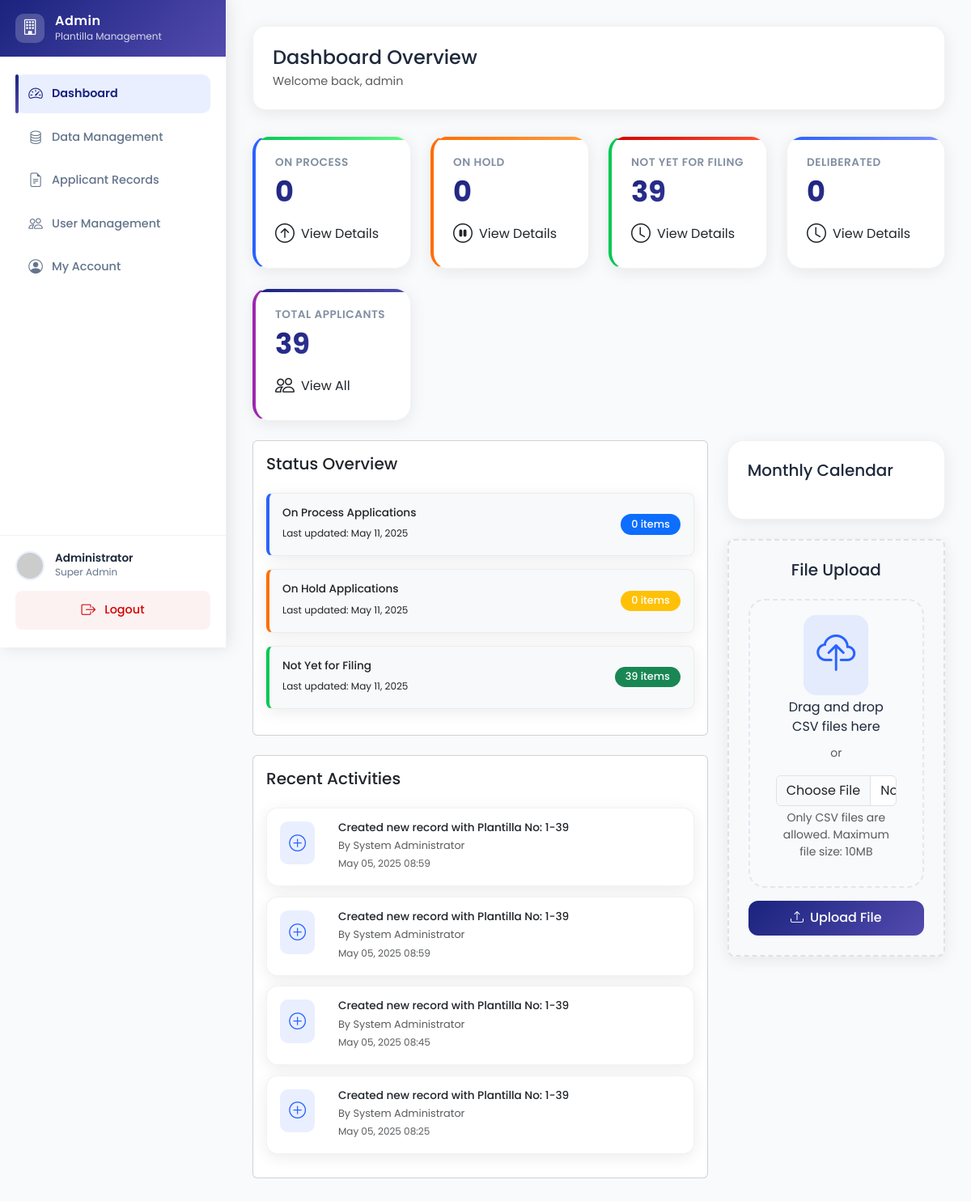
/admin/dashboard.php (signed in), run on an earlier commit of the app's database.
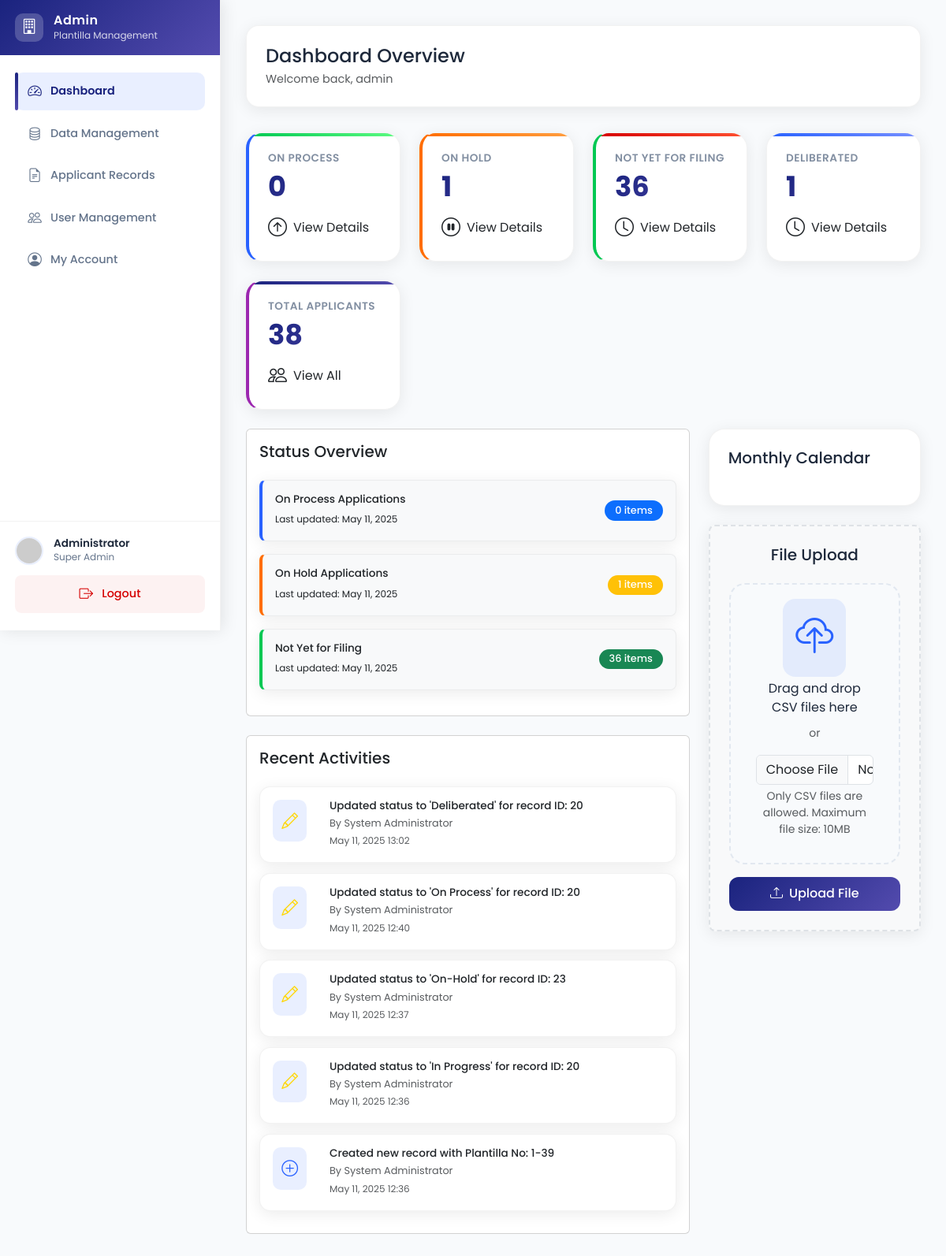
And on a later commit of the database.
### tables this page shows
CREATE TABLE `activity_logs` (
  `id` int(11) NOT NULL,
  `user_id` int(11) NOT NULL,
  `activity_type` enum('login','logout','create','update','delete','upload','download') NOT NULL,
  `description` text DEFAULT NULL,
  `ip_address` varchar(45) DEFAULT NULL,
  `created_at` timestamp NOT NULL DEFAULT current_timestamp()
);

CREATE TABLE `users` (
  `id` int(11) NOT NULL,
  `username` varchar(50) NOT NULL,
  `password` varchar(255) NOT NULL,
  `email` varchar(100) NOT NULL,
  `first_name` varchar(50) NOT NULL,
  `last_name` varchar(50) NOT NULL,
  `role` enum('admin','manager','user') NOT NULL DEFAULT 'user',
  `status` enum('active','inactive') NOT NULL DEFAULT 'active',
  `photo` varchar(255) DEFAULT NULL,
  `last_login` datetime DEFAULT NULL,
  `created_at` timestamp NOT NULL DEFAULT current_timestamp(),
  `updated_at` timestamp NOT NULL DEFAULT current_timestamp() ON UPDATE current_timestamp()
);

### admin/dashboard.php (the view, shortened to what this page needs)
<?php
include '../dbconnection.php';
$stmt = $conn->prepare("
    SELECT
        COUNT(CASE WHEN status = 'On Process' THEN 1 END) as on_process,
        COUNT(CASE WHEN status = 'On-Hold' THEN 1 END) as on_hold,
        COUNT(CASE WHEN status = 'Not Yet for Filing' THEN 1 END) as not_yet_filing,
        COUNT(CASE WHEN status = 'Deliberated' THEN 1 END) as deliberated,
        COUNT(*) as total_applicants
    FROM records
");
$stmt->execute();
$stats = $stmt->get_result()->fetch_assoc();
$stmt = $conn->prepare("
    SELECT al.*, u.first_name, u.last_name
    FROM activity_logs al
    JOIN users u ON al.user_id = u.id
    ORDER BY al.created_at DESC
    LIMIT 5
");
$stmt->execute();
$recent_activities = $stmt->get_result()->fetch_all(MYSQLI_ASSOC);
?>
<!DOCTYPE html>
<html lang="en">
<head>
    <link href="https://cdn.jsdelivr.net/npm/bootstrap@5.3.0/dist/css/bootstrap.min.css" rel="stylesheet">
    <link rel="stylesheet" href="https://cdn.jsdelivr.net/npm/bootstrap-icons@1.11.0/font/bootstrap-icons.css">
    <link rel="stylesheet" href="https://cdn.jsdelivr.net/npm/fullcalendar@5.11.0/main.min.css">
    <link rel="stylesheet" href="../assets/css/styles.css">
</head>
<body>
    <div class="sidebar" id="sidebar">
        <div class="sidebar-header">
            <div class="logo">
                <i class="bi bi-building"></i>
            </div>
            <div class="title">
                <h4>Admin</h4>
                <p>Plantilla Management</p>
            </div>
        </div>
        <div class="sidebar-content">
            <ul class="nav flex-column">
                <li class="nav-item">
                    <a class="nav-link active" href="dashboard.php">
                        <i class="bi bi-speedometer2"></i>
                        <span>Dashboard</span>
                    </a>
                </li>
                <li class="nav-item">
                    <a class="nav-link" href="data_management.php">
                        <i class="bi bi-database"></i>
                        <span>Data Management</span>
                    </a>
                </li>
                <li class="nav-item">
                    <a class="nav-link" href="applicant_records.php">
                        <i class="bi bi-file-earmark-text"></i>
                        <span>Applicant Records</span>
                    </a>
                </li>
                <li class="nav-item">
                    <a class="nav-link" href="user_management.php">
                        <i class="bi bi-people"></i>
                        <span>User Management</span>
                    </a>
                </li>
                <li class="nav-item">
                    <a class="nav-link" href="my_account.php">
                        <i class="bi bi-person-circle"></i>
                        <span>My Account</span>
                    </a>
                </li>
            </ul>
        </div>
        <div class="sidebar-footer">
            <div class="user-info">
                <img src="https://ui-avatars.com/api/?name=Admin&background=2962FF&color=fff" alt="Admin">
                <div class="user-details">
                    <h6>Administrator</h6>
                    <p>Super Admin</p>
                </div>
            </div>
            <div class="logout-btn">
                <a class="nav-link" onclick="return confirm('Are you sure you want to logout?')" href="logout.php">
                    <i class="bi bi-box-arrow-right"></i>
                    <span>Logout</span>
                </a>
            </div>
        </div>
    </div>
    <div class="main-content">
        <div class="dashboard-header">
            <div class="d-flex justify-content-between align-items-center">
                <div>
                    <h2 class="mb-1">Dashboard Overview</h2>
                    <p class="text-muted mb-0">Welcome back, <?php echo htmlspecialchars($_SESSION['username'] ?? 'Admin'); ?></p>
                </div>
            </div>
        </div>
        <div class="row g-4 mb-4">
            <div class="col-md-3">
                <div class="card dashboard-card card-on-process" onclick="window.location.href='applicant_records.php?status=In Progress'">
                    <div class="card-body">
                        <h5 class="card-title">On Process</h5>
                        <h2 class="card-value"><?php echo $stats['on_process']; ?></h2>
                        <div class="d-flex align-items-center">
                            <i class="bi bi-arrow-up-circle fs-4 me-2"></i>
                            <span>View Details</span>
                        </div>
                    </div>
                </div>
            </div>
            <div class="col-md-3">
                <div class="card dashboard-card card-on-hold" onclick="window.location.href='applicant_records.php?status=On-Hold'">
                    <div class="card-body">
                        <h5 class="card-title">On Hold</h5>
                        <h2 class="card-value"><?php echo $stats['on_hold']; ?></h2>
                        <div class="d-flex align-items-center">
                            <i class="bi bi-pause-circle fs-4 me-2"></i>
                            <span>View Details</span>
                        </div>
                    </div>
                </div>
            </div>
            <div class="col-md-3">
                <div class="card dashboard-card card-not-filing" onclick="window.location.href='applicant_records.php?status=Not Yet for Filing'">
                    <div class="card-body">
                        <h5 class="card-title">Not Yet for Filing</h5>
                        <h2 class="card-value"><?php echo $stats['not_yet_filing']; ?></h2>
                        <div class="d-flex align-items-center">
                            <i class="bi bi-clock fs-4 me-2"></i>
                            <span>View Details</span>
                        </div>
                    </div>
                </div>
            </div>
            <div class="col-md-3">
                <div class="card dashboard-card card-deliberated" onclick="window.location.href='applicant_records.php?status=Deliberated'">
                    <div class="card-body">
                        <h5 class="card-title">Deliberated</h5>
                        <h2 class="card-value"><?php echo $stats['deliberated']; ?></h2>
                        <div class="d-flex align-items-center">
                            <i class="bi bi-clock fs-4 me-2"></i>
                            <span>View Details</span>
                        </div>
                    </div>
                </div>
            </div>
            <div class="col-md-3">
                <div class="card dashboard-card card-total" onclick="window.location.href='applicant_records.php'">
                    <div class="card-body">
                        <h5 class="card-title">Total Applicants</h5>
                        <h2 class="card-value"><?php echo $stats['total_applicants']; ?></h2>
                        <div class="d-flex align-items-center">
                            <i class="bi bi-people fs-4 me-2"></i>
                            <span>View All</span>
                        </div>
                    </div>
                </div>
            </div>
        </div>
        <div class="row g-4">
            <div class="col-lg-8">
                <div class="card mb-4">
                    <div class="card-body">
                        <h5 class="card-title mb-4">Status Overview</h5>
                        <div class="status-box status-on-process" onclick="window.location.href='applicant_records.php?remarks=On Process'">
                            <div class="d-flex justify-content-between align-items-center">
                                <div>
                                    <h6 class="mb-1">On Process Applications</h6>
                                    <small>Last updated: <?php echo date('M d, Y'); ?></small>
                                </div>
                                <span class="badge bg-primary"><?php echo $stats['on_process']; ?> items</span>
                            </div>
                        </div>
                        <div class="status-box status-on-hold" onclick="window.location.href='applicant_records.php?remarks=On-Hold'">
                            <div class="d-flex justify-content-between align-items-center">
                                <div>
                                    <h6 class="mb-1">On Hold Applications</h6>
                                    <small>Last updated: <?php echo date('M d, Y'); ?></small>
                                </div>
                                <span class="badge bg-warning"><?php echo $stats['on_hold']; ?> items</span>
                            </div>
                        </div>
                        <div class="status-box status-not-filing" onclick="window.location.href='applicant_records.php?remarks=Not Yet for Filling up'">
                            <div class="d-flex justify-content-between align-items-center">
                                <div>
                                    <h6 class="mb-1">Not Yet for Filing</h6>
                                    <small>Last updated: <?php echo date('M d, Y'); ?></small>
                                </div>
                                <span class="badge bg-success"><?php echo $stats['not_yet_filing']; ?> items</span>
                            </div>
                        </div>
                    </div>
                </div>
                <div class="card">
                    <div class="card-body">
                        <h5 class="card-title mb-4">Recent Activities</h5>
                        <?php foreach ($recent_activities as $activity): ?>
                            <div class="activity-item">
                                <div class="d-flex align-items-start">
                                    <i class="bi <?php
                                        echo match($activity['activity_type']) {
                                            'login' => 'bi-box-arrow-in-right',
                                            'logout' => 'bi-box-arrow-right',
                                            'create' => 'bi-plus-circle',
                                            'update' => 'bi-pencil',
                                            'delete' => 'bi-trash',
                                            'upload' => 'bi-upload',
                                            'download' => 'bi-download',
                                            default => 'bi-circle'
                                        };
                                    ?>" style="color: <?php
                                        echo match($activity['activity_type']) {
                                            'login' => '#00C853',
                                            'logout' => '#FF6D00',
                                            'create' => '#2962FF',
                                            'update' => '#FFD600',
                                            'delete' => '#D50000',
                                            'upload' => '#9C27B0',
                                            'download' => '#00BCD4',
                                            default => '#9E9E9E'
                                        };
                                    ?>"></i>
                                    <div class="ms-3">
                                        <h6 class="mb-1"><?php echo htmlspecialchars($activity['description']); ?></h6>
                                        <p class="text-muted mb-0">By <?php echo htmlspecialchars($activity['first_name'] . ' ' . $activity['last_name']); ?></p>
                                        <small class="text-muted"><?php echo date('M d, Y H:i', strtotime($activity['created_at'])); ?></small>
                                    </div>
                                </div>
                            </div>
                        <?php endforeach; ?>
                    </div>
                </div>
            </div>
            <div class="col-lg-4">
                <div class="calendar-container mb-4">
                    <h5 class="mb-4">Monthly Calendar</h5>
                </div>
                <div class="file-upload-section">
                    <h5 class="mb-4">File Upload</h5>
                    <form id="uploadForm" action="api/upload_workbook.php" method="post" enctype="multipart/form-data">
                        <div class="custom-file-upload mb-3">
                            <i class="bi bi-cloud-upload"></i>
                            <p class="mt-3 mb-2">Drag and drop CSV files here</p>
                            <small class="text-muted">or</small>
                            <input type="file" class="form-control mt-3" id="file" name="file" accept=".csv" required>
                            <div class="form-text text-muted">Only CSV files are allowed. Maximum file size: 10MB</div>
                        </div>
                        <button type="submit" class="btn btn-primary w-100">
                            <i class="bi bi-upload me-2"></i>Upload File
                        </button>
                    </form>
                </div>
            </div>
        </div>
    </div>
</body>
</html>

### admin/dashboard.php (style rules this page uses)
.dashboard-card { transition: transform 0.2s; cursor: pointer; }
.card-on-process { border-left: 4px solid #2962FF; }
.card-on-hold { border-left: 4px solid #FF6D00; }
.card-not-filing { border-left: 4px solid #00C853; }
.card-total { border-left: 4px solid #9C27B0; }
.status-box { padding: 1rem; margin-bottom: 1rem; border-radius: 8px; background-color: #f8f9fa; }
.status-on-process { border-left: 4px solid #2962FF; }
.status-on-hold { border-left: 4px solid #FF6D00; }
.status-not-filing { border-left: 4px solid #00C853; }
.badge { padding: 0.5rem 1rem; border-radius: 20px; font-weight: 500; }
.file-upload-section { background: #f8f9fa; border-radius: 8px; padding: 1.5rem; text-align: center; border: 2px dashed #dee2e6; transition: all 0.3s; }
.custom-file-upload { cursor: pointer; }
.custom-file-upload i { font-size: 3rem; color: #2962FF; }

What changed in the data, as far as the page shows it:
removed activity_logs: description "Created new record with Plantilla No: 1-39", user.last_name "System Administrator", created_at "May 05, 2025 08:59"
removed activity_logs: description "Created new record with Plantilla No: 1-39", user.last_name "System Administrator", created_at "May 05, 2025 08:59"
removed activity_logs: description "Created new record with Plantilla No: 1-39", user.last_name "System Administrator", created_at "May 05, 2025 08:45"
added activity_logs: description "Updated status to 'Deliberated' for record ID: 20", user.last_name "System Administrator", created_at "May 11, 2025 13:02"
added activity_logs: description "Updated status to 'On Process' for record ID: 20", user.last_name "System Administrator", created_at "May 11, 2025 12:40"
added activity_logs: description "Updated status to 'On-Hold' for record ID: 23", user.last_name "System Administrator", created_at "May 11, 2025 12:37"
added activity_logs: description "Updated status to 'In Progress' for record ID: 20", user.last_name "System Administrator", created_at "May 11, 2025 12:36"
changed activity_logs "Created new record with Plantilla No: 1-39": created_at "May 05, 2025 08:25" → "May 11, 2025 12:36"
Also different on the page:
$stats['on_hold']: "0" → "1"
$stats['not_yet_filing']: "39" → "36"
$stats['deliberated']: "0" → "1"
$stats['total_applicants']: "39" → "38"
